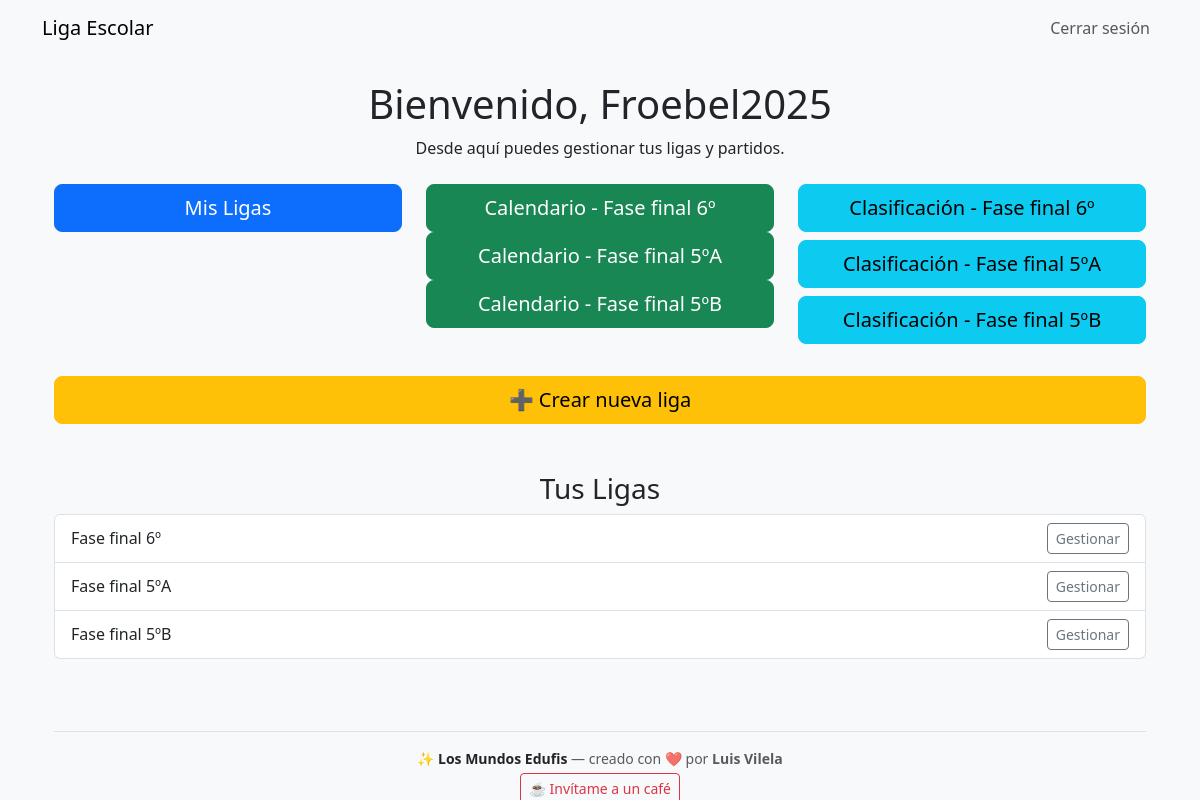
The app's page /dashboard (signed in) with its own data.
### models.py (models this page shows, shortened)
class Usuario(UserMixin, db.Model):
    id = db.Column(db.Integer, primary_key=True)
    codigo = db.Column(db.String(20), unique=True, nullable=False)
    password_hash = db.Column(db.String(128), nullable=False)
    ligas = db.relationship("Liga", backref="usuario", lazy=True)

class Liga(db.Model):
    id = db.Column(db.Integer, primary_key=True)
    nombre = db.Column(db.String(100), nullable=False)
    usuario_id = db.Column(db.Integer, db.ForeignKey("usuario.id"), nullable=False)
    equipos = db.relationship("Equipo", back_populates="liga", lazy=True)
    partidos = db.relationship("Partido", backref="liga", lazy=True)

### routes/ligas.py (the view)
@ligas_bp.route("/dashboard")
@login_required
def dashboard():
    ligas_usuario = Liga.query.filter_by(usuario_id=current_user.id).all()
    return render_template("dashboard.html", usuario=current_user, ligas=ligas_usuario)

### app.py (called while the page is built)
def create_app():
    app = Flask(__name__)
    app.config.from_object(Config)
    db.init_app(app)
    login_manager.init_app(app)
    migrate = Migrate(app, db)
    from models import Usuario
    @login_manager.user_loader
    def load_user(user_id):
        return Usuario.query.get(int(user_id))
    from routes.auth import auth_bp
    from routes.ligas import ligas_bp
    from routes.partidos import partidos_bp
    app.register_blueprint(auth_bp)
    app.register_blueprint(ligas_bp)
    app.register_blueprint(partidos_bp)
    return app

### templates/dashboard.html (shortened to what this page needs)
{% extends "base.html" %}
{% block content %}
<div class="container text-center">
    <h1>Bienvenido, {{ usuario.codigo }}</h1>
    <p>Desde aquí puedes gestionar tus ligas y partidos.</p>
    <div class="row mt-4">
        <div class="col-md-4">
            <a href="{{ url_for('ligas.dashboard') }}" class="btn btn-primary btn-lg w-100">Mis Ligas</a>
        </div>
        <div class="col-md-4">
            {% for liga in ligas %}
                <a href="{{ url_for('partidos.calendario', liga_id=liga.id) }}" class="btn btn-success btn-lg w-100">Calendario - {{ liga.nombre }}</a>
            {% endfor %}
        </div>
        <div class="col-md-4">
            {% for liga in ligas %}
                <a href="{{ url_for('partidos.clasificacion', liga_id=liga.id) }}" class="btn btn-info btn-lg w-100 mb-2">Clasificación - {{ liga.nombre }}</a>
            {% endfor %}
        </div>
        <div class="col mt-4">
            <a href="{{ url_for('ligas.crear_liga') }}" class="btn btn-warning btn-lg w-100">➕ Crear nueva liga</a>
        </div>
    </div>
    {% if ligas %}
        <div class="row mt-5">
            <div class="col-md-12">
                <h3>Tus Ligas</h3>
                <ul class="list-group">
                    {% for liga in ligas %}
                        <li class="list-group-item d-flex justify-content-between align-items-center">
                            {{ liga.nombre }}
                            <a href="{{ url_for('ligas.ver_liga', liga_id=liga.id) }}" class="btn btn-outline-secondary btn-sm">Gestionar</a>
                        </li>
                    {% endfor %}
                </ul>
            </div>
        </div>
    {% else %}
        <div class="row mt-5">
            <div class="col-md-12">
                <p class="text-muted">Aún no has creado ninguna liga.</p>
            </div>
        </div>
    {% endif %}
    <div class="row mt-5">
        <div class="col-md-12 text-center">
            <div class="border-top pt-3 mt-4">
                <p class="text-muted small mb-1">
                    <span class="fw-bold text-dark">✨ Los Mundos Edufis</span> — creado con ❤️ por <strong>Luis Vilela</strong>
                </p>
                <a href="https://donar.losmundosedufis.com" class="btn btn-outline-danger btn-sm" target="_blank">☕ Invítame a un café</a>
            </div>
        </div>
    </div>
</div>
{% endblock %}

### static/css/style.css (style rules this page uses)
body { background-color: #f8f9fa; }

### records on screen
Usuario: codigo "Froebel2025"
Liga: nombre "Fase final 6º"
Liga: nombre "Fase final 5ºA"
Liga: nombre "Fase final 5ºB"
